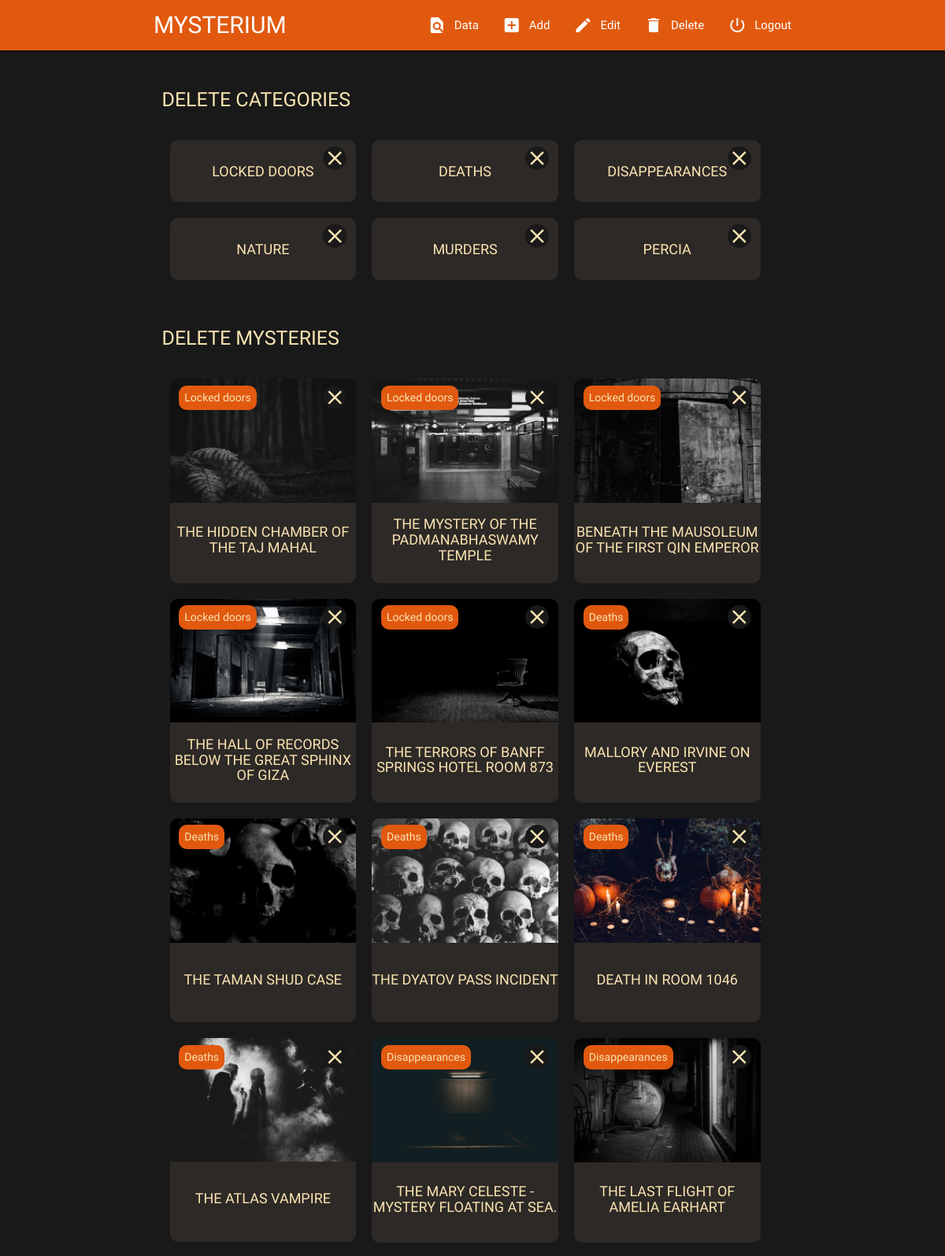
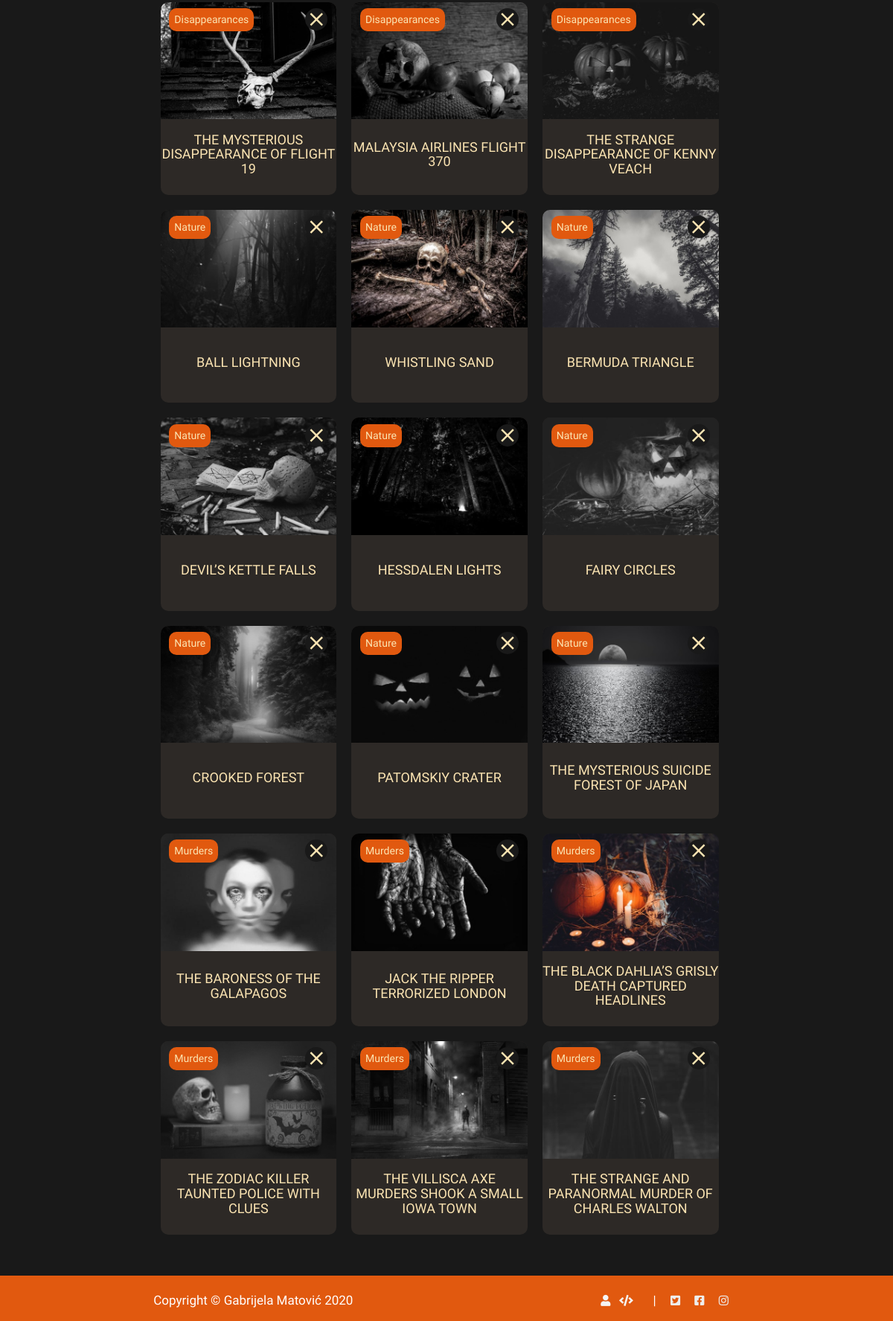
Page /index.php?view=mysterium&content=category (signed in) on the committed database (2 pictures, top to bottom).
### tables this page shows
CREATE TABLE `menu` (
  `menuID` int(255) NOT NULL,
  `href` varchar(255) NOT NULL,
  `name` varchar(255) DEFAULT NULL,
  `icon` varchar(255) DEFAULT NULL,
  `menuTypeID` int(20) DEFAULT NULL,
  `social` bit(1) DEFAULT NULL
);

CREATE TABLE `category` (
  `categoryID` int(5) NOT NULL,
  `title` varchar(255) NOT NULL,
  `icon` varchar(255) DEFAULT NULL
);

CREATE TABLE `mystery` (
  `mysteryID` int(10) NOT NULL,
  `title` varchar(255) NOT NULL,
  `content` text NOT NULL,
  `image` varchar(255) NOT NULL,
  `timestamp` int(255) NOT NULL,
  `categoryID` int(11) NOT NULL
);

### views/adminDelete.php (the view)
<?php
    include_once("connection.php");
    $getMysteries = "SELECT m.title AS title, m.mysteryID AS id, c.title AS category, m.image AS image FROM mystery m INNER JOIN category c ON m.categoryID = c.categoryID";
    $mysteries = $connection -> query($getMysteries) -> fetchAll();
    $getCategories = "SELECT * FROM category";
    $categories = $connection -> query($getCategories) -> fetchAll();
?>
<div class="container-fluid backgroundDark nestanibgdark">
    <div class="container">
        <div class="row mysteriumContent pt-5 pb-5">
            <h2 class="uppercase mb-4"> Delete categories </h2>
        <?php foreach($categories as $category): ?>
            <div class="col l3 deleteBlockResponsive categoryForDelete backgroundDark m-0 p-0">
                <a class="delete dc updateTop" href="logic/delete.php" data-cid = "<?= $category -> categoryID ?>"> <i class="material-icons lala">close</i> </a>
                <h3 class="highlight uppercase valign-wrapper"> <?= $category -> title ?> </h3>
            </div>
            <?php endforeach; ?>
        </div>
        <div class="row mysteriumContent pb-5">
            <h2 class="uppercase mb-4"> Delete mysteries </h2>
        <?php foreach($mysteries as $mystery): ?>
            <div class="col l3 deleteBlockResponsive mysteryForDelete backgroundDark m-0 p-0">
                <div class="imageMystery mysteryDelete">
                    <img src="assets/images/lockedDoors/<?= $mystery -> image ?>" alt ="<?= $mystery -> title ?>" />
                    <span class="categoryMark"> <?= $mystery -> category ?> </span>
                    <a class="delete dm" href="logic/delete.php" data-mid = "<?= $mystery -> id ?>"> <i class="material-icons lala">close</i> </a>
                </div>
                <h3 class="highlight uppercase valign-wrapper"> <?= $mystery -> title ?> </h3>
            </div>
            <?php endforeach; ?>
        </div>
    </div>
</div>

### views/head.php (shortened to what this page needs)
<!DOCTYPE html>
<html lang="en">
<head>
    <link rel="stylesheet" href="https://use.fontawesome.com/releases/v5.8.2/css/all.css" />
    <link type="text/css" rel="stylesheet" href="assets/css/bootstrap-grid.min.css" />
    <link type="text/css" rel="stylesheet" href="assets/css/materialize.min.css"  media="screen,projection" />
    <link href="assets/css/style.min.css" type="text/css" rel="stylesheet" />
</head>
<body>

### index.php (shortened to what this page needs)
<?php
    require_once "views/head.php";
    if(isset($_GET['view']))
    {
        if($_GET['view'] == 'mysterium')
        {
            if($_SESSION['loggedUser'] -> role  == 'administrator')
            {
                if(isset($_GET['content']))
                {
                    if($_GET['content'] == 'add')
                    {
                        if($_SESSION['loggedUser'] -> role == 'administrator')
                        {
                            include_once("views/menuUser.php");
                            include_once("views/adminAdd.php");
                            include_once("views/footer.php");
                        }
                        else
                        {
                            header("Location: index.php");
                        }
                    }
                    else
                    {
                        if($_SESSION['loggedUser'] -> role == 'administrator')
                        {
                            include_once("views/menuUser.php");
                            include_once("views/adminDelete.php");
                            include_once("views/footer.php");
                        }
                        else
                        {
                            header("Location: index.php");
                        }
                    }
                }
                else{
                    include_once("views/menuUser.php");
                    include_once("views/adminData.php");
                    include_once("views/footer.php");
                }
            }
        }
    }
?>

### views/menuUser.php
<?php
    require_once "connection.php";
    $role = $_SESSION['loggedUser'] -> role;
    $query = "SELECT m.href AS href, m.name AS name, m.icon AS icon, mt.title AS title FROM menu m INNER JOIN menutype mt ON m.menuTypeID = mt.menuTypeID WHERE mt.title = '$role'";
    $result = $connection -> query($query) -> fetchAll();
?>
<nav class="primarColor stayHere">
    <div class="nav-wrapper container">
        <a href="#!" class="brand-logo uppercase"><h1>Mysterium</h1></a>
        <ul id="addBecomeFixed">
            <?php foreach($result as $link): ?>
            <li class="menuUser"><a href="<?= $link -> href ?>"> <i class="material-icons left"> <?= $link -> icon ?> </i> <span class="disappear"> <?= $link -> name ?> </span> </a></li>
            <?php endforeach; ?>
            <li class="menuUser"><a href="logic/logout.php"><i class="material-icons left">power_settings_new</i> <span class="disappear"> Logout </span> </a></li>
        </ul>
    </div>
</nav>

### views/footer.php (shortened to what this page needs)
<?php
    require_once "connection.php";
    $query = $query = "SELECT m.href AS href, m.icon AS icon, mt.title AS title, m.social AS isSocial FROM menu m INNER JOIN menutype mt ON m.menuTypeID = mt.menuTypeID WHERE mt.title = 'footer'";
    $result = $connection -> query($query) -> fetchAll();
?>
    <footer class="page-footer p-0">
        <div class="footerDark">
            <div class="container">
                <div class="row">
                    <div class="col m6 s12 footerLine m-0">
                        Copyright &copy; Gabrijela Matović 2020
                    </div>
                    <div class="col m6 s12 footerLine">
                        <?php foreach($result as $link): ?>
                            <?php if($link -> isSocial == 0 && $link -> href != '#modalAuthor'): ?>
                        <a target="_blank" class="grey-text text-lighten-4 mr-2" href="<?= $link -> href ?>"> <i class=" <?= $link -> icon ?> social"></i> </a>
                            <?php endif; ?>
                            <?php if($link -> href == '#modalAuthor'): ?>
                        <a class="grey-text modal-trigger text-lighten-4 mr-2"  href="<?= $link -> href ?>"> <i class=" <?= $link -> icon ?> social"></i> </a>
                            <?php endif; ?>
                        <?php endforeach; ?>
                        <span class="mr-3 ml-3 slash"> &#124; </span>
                        <?php foreach($result as $link): ?>
                            <?php if($link -> isSocial == 1): ?>
                        <a class="grey-text text-lighten-3 mr-3" target="_blank" href="<?= $link -> href ?>"><i class=" <?= $link -> icon ?> social"></i></a>
                            <?php endif;?>
                        <?php endforeach; ?>
                    </div>
                </div>
            </div>
        </div>
    </footer>
</body>
</html>

### rows in the picture
menu: name "Data"
menu: name "Add"
menu: name "Edit"
menu: name "Delete"
category: title "LOCKED DOORS"
category: title "DEATHS"
category: title "DISAPPEARANCES"
category: title "NATURE"
category: title "MURDERS"
category: title "PERCIA"
mystery: image (picture), categoryID.title "Locked doors", title "THE HIDDEN CHAMBER OF THE TAJ MAHAL"
mystery: image (picture), categoryID.title "Locked doors", title "THE MYSTERY OF THE PADMANABHASWAMY TEMPLE"
mystery: image (picture), categoryID.title "Locked doors", title "BENEATH THE MAUSOLEUM OF THE FIRST QIN EMPEROR"
mystery: image (picture), categoryID.title "Locked doors", title "THE HALL OF RECORDS BELOW THE GREAT SPHINX OF GIZA"
mystery: image (picture), categoryID.title "Locked doors", title "THE TERRORS OF BANFF SPRINGS HOTEL ROOM 873"
mystery: image (picture), categoryID.title "Deaths", title "MALLORY AND IRVINE ON EVEREST"
mystery: shows a picture, categoryID.title "Deaths", title "THE TAMAN SHUD CASE"
mystery: image (picture), categoryID.title "Deaths", title "THE DYATOV PASS INCIDENT"
mystery: image (picture), categoryID.title "Deaths", title "DEATH IN ROOM 1046"
mystery: image (picture), categoryID.title "Deaths", title "THE ATLAS VAMPIRE"
mystery: image (picture), categoryID.title "Disappearances", title "THE MARY CELESTE - MYSTERY FLOATING AT SEA."
mystery: image (picture), categoryID.title "Disappearances", title "THE LAST FLIGHT OF AMELIA EARHART"
mystery: image (picture), categoryID.title "Disappearances", title "THE MYSTERIOUS DISAPPEARANCE OF FLIGHT 19"
mystery: image (picture), categoryID.title "Disappearances", title "MALAYSIA AIRLINES FLIGHT 370"
mystery: image (picture), categoryID.title "Disappearances", title "THE STRANGE DISAPPEARANCE OF KENNY VEACH"
mystery: image (picture), categoryID.title "Nature", title "BALL LIGHTNING"
mystery: image (picture), categoryID.title "Nature", title "WHISTLING SAND"
mystery: image (picture), categoryID.title "Nature", title "BERMUDA TRIANGLE"
mystery: image (picture), categoryID.title "Nature", title "DEVIL’S KETTLE FALLS"
mystery: image (picture), categoryID.title "Nature", title "HESSDALEN LIGHTS"
mystery: image (picture), categoryID.title "Nature", title "FAIRY CIRCLES"
mystery: image (picture), categoryID.title "Nature", title "CROOKED FOREST"
mystery: image (picture), categoryID.title "Nature", title "PATOMSKIY CRATER"
mystery: image (picture), categoryID.title "Nature", title "THE MYSTERIOUS SUICIDE FOREST OF JAPAN"
mystery: image (picture), categoryID.title "Murders", title "THE BARONESS OF THE GALAPAGOS"
mystery: image (picture), categoryID.title "Murders", title "JACK THE RIPPER TERRORIZED LONDON"
mystery: image (picture), categoryID.title "Murders", title "THE BLACK DAHLIA’S GRISLY DEATH CAPTURED HEADLINES"
mystery: image (picture), categoryID.title "Murders", title "THE ZODIAC KILLER TAUNTED POLICE WITH CLUES"
mystery: image (picture), categoryID.title "Murders", title "THE VILLISCA AXE MURDERS SHOOK A SMALL IOWA TOWN"
mystery: image (picture), categoryID.title "Murders", title "THE STRANGE AND PARANORMAL MURDER OF CHARLES WALTON"
